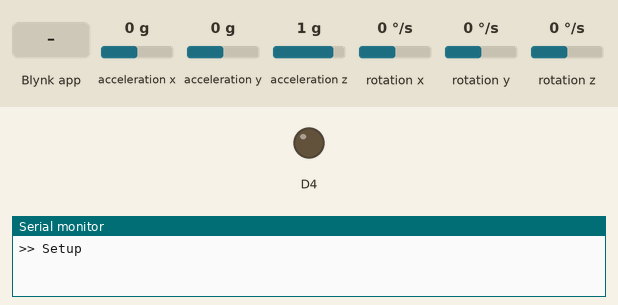
Simulated run of this sketch. Board: ESP8266 (NodeMCU). Shown: output pins drawn as LEDs (lit = HIGH), the last lines printed to the serial monitor. Dashed ring = blinking. Inputs (shaded band) come from the test bench; at power-on: acceleration x 0 g, acceleration y 0 g, acceleration z 1 g, rotation x 0 °/s, rotation y 0 °/s, rotation z 0 °/s. WiFi joins after 1.5 s; servers stay silent unless stated.

Above: at 0.1 s.
At 3.3 s:
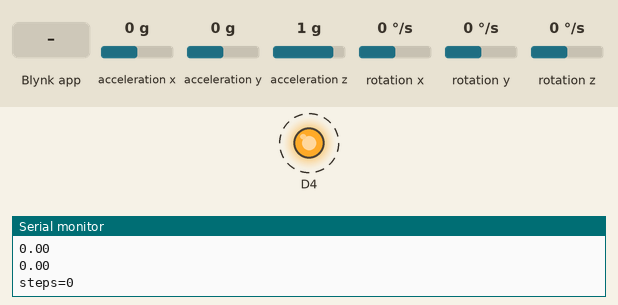
3.4 s: Blynk app writes 1 to V2
6.4 s: Blynk app writes 1 to V3
9.4 s: Blynk app writes 1 to V4
Timing chart, 0 to 18.4 s (numbered marks = the images above; inputs shaded):
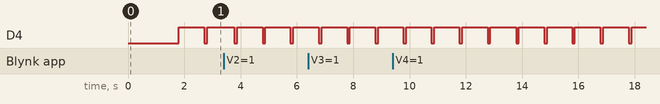

Measured:
- by itself, D4: alternates HIGH for 0.90 s and LOW for 0.10 s

The sketch:

PedoRama.ino
```cpp
/*IMPORTS*/
#include <BlynkSimpleEsp8266.h>
#include <jled.h>
#include <Wire.h>
#include <MPU6050.h>
#include <TimeAlarms.h>

/*CONSTS*/
#define BLYNK_PRINT Serial

/*SETUP*/
// WIFI
char auth[] = "faa3a3fc41bd4c2f90dfd9b7ffbfd3b8";
char ssid[] = "dexbie-ap";
char pass[] = "8hq8xba9";
bool isFirstConnect = true;

// accel
MPU6050 mpu;
int SCL_PIN=D6;
int SDA_PIN=D5;

// led
JLed led = JLed(D4);

// program
int state = 6;
float stateValue[6] = {0.0, 0.0, 0.0, 0.0, 0.0, 0.0};

void setup() {
  Serial.begin(9600);
  Serial.println(">> Setup");
  Blynk.begin(auth, ssid, pass);
  homeScreen();
  accelSetup();
  calibrate();
  Alarm.timerOnce(1, pedometerLoop);
  Serial.println(">> End of setup");
  Blynk.virtualWrite(V1, "done!");
}

void homeScreen() {
  Blynk.virtualWrite(V0, "PedoRama");
  Blynk.virtualWrite(V1, "wait...");
  programStatus();
}

void accelSetup() {
  while(!mpu.beginSoftwareI2C(SCL_PIN,SDA_PIN,MPU6050_SCALE_2000DPS, MPU6050_RANGE_2G)) {
    Serial.println("Could not find a valid MPU6050 sensor, check wiring!");
    delay(500);
  }
}

void programStatus() {
  Blynk.notify("PedoRama iniciado!");
  led.Blink(900, 100).Forever().Update();
}

BLYNK_CONNECTED() {
  Serial.println(">> Connected");
  if (isFirstConnect) {
    Blynk.syncAll();
    isFirstConnect = false;
  }
}

BLYNK_WRITE(V2) {
  int pinData = param.asInt();
  changeMode(pinData);
}

BLYNK_WRITE(V3) {
  int pinData = param.asInt();
  Serial.print("Height: ");
  Serial.println(pinData);
  stateValue[4] = pinData;
}

BLYNK_WRITE(V4) {
  int pinData = param.asInt();
  Serial.print("Weight: ");
  Serial.println(pinData);
  stateValue[5] = pinData;
}

void loop() {
  led.Update();
  Blynk.run();
  Alarm.delay(100);
}
/*END OF SETUP*/

/*BLYNK FUNCTIONS*/
void changeMode(int pinData) {
  if (pinData == 1) {
    Serial.println("Pressed Modo:");
    state++;
    if (state > 5) {
      state = 0;
    }
    Serial.println(state);
    changeView();
  }
}

void changeView() {
  char statesName[6][16] = {"Steps", "Distance (m)", "Calories (Kcal)", "Speed (m/s)", "Height (cm)", "Weight (Kg)"};
  Blynk.virtualWrite(V0, statesName[state]);
  showData(state);
}

void showData(int thisState) {
  if (state == thisState) {
    Blynk.virtualWrite(V1, stateValue[state]);
  }
}

/*END OF BLYNK FUNCTIONS*/

/*PEDOMETER FUNCTIONS*/
float threshhold=50.0;

// valores da calibracao
float xval[50]={0};
float yval[50]={0};
float zval[50]={0};

// medias
float xavg;
float yavg;
float zavg;
int steps, flag = 0;

void pedometerLoop() {
  Serial.println(">> Loop");
  float totvect[50]={0}; // vetor de aceleracao
  float totave[50]={0}; // vetor de medias

  // aceleracoes no espaco de 50 interacoes
  float xaccl[50]={0};
  float yaccl[50]={0};
  float zaccl[50]={0};

  int loopSteps = 0;

  for (int i=0;i<50;i++) {
    Vector normAccel = mpu.readNormalizeAccel();
    xaccl[i]=float(normAccel.XAxis);

    yaccl[i]=float(normAccel.YAxis);

    zaccl[i]=float(normAccel.ZAxis);


    // calculo de min e max de cada eixo
    totvect[i] = sqrt(((xaccl[i]-xavg) * (xaccl[i]-xavg)) + ((yaccl[i] - yavg) * (yaccl[i] - yavg)) + ((zval[i] - zavg)* (zval[i] - zavg)));

    // calculo do comprimento do passo
    totave[i] = (totvect[i] + totvect[i-1]) / 2 ;

    Serial.println(totave[i]);

    //cal steps
    if (totave[i]>threshhold && flag==0) {
      //steps=steps+1;
      loopSteps += 1;
      flag=1;
    }

    if (totave[i] <threshhold  && flag==1) {
      flag=0;
    }

  }

  steps += loopSteps;
  Serial.println('\n');
  Serial.print("steps=");
  Serial.println(steps);

  float userStepWidth = stepWidth(loopSteps, stateValue[4]); // calcula a largura do passo
  float nowDistance = calcNowDistance(loopSteps, userStepWidth);
  float speed = calcSpeed(nowDistance);
  float calories = calcCalories(speed, stateValue[5]);

  attInstantData(nowDistance, speed, calories);

  Alarm.timerOnce(2, pedometerLoop);

}

void attInstantData(float distance, float speed, float calories) {
  stateValue[0] = steps;
  showData(0);

  stateValue[1] += distance;
  showData(1);

  stateValue[3] = speed;
  showData(3);

  stateValue[2] += calories;
  showData(2);

}

// Construir o filtro
void calibrate() {
  Serial.println(">> Calibrnado....");
  float sum=0;
  float sum1=0;
  float sum2=0;
  Vector normAccel = mpu.readNormalizeAccel();

  // soma os valores do pino e seta no array
  for (int i=0;i<50;i++) {
    xval[i] = float(normAccel.XAxis);
    sum=xval[i]+sum;
  }
  xavg=sum/50.0;
  Serial.println(xavg);
  delay(100);


  for (int j=0;j<50;j++) {
    yval[j]=float(normAccel.YAxis);
    sum1=yval[j]+sum1;
  }
  yavg=sum1/50.0;
  Serial.println(yavg);
  delay(100);

  for (int k=0;k<50;k++) {
    zval[k]=float(normAccel.ZAxis);
    sum2=zval[k]+sum2;
  }
  zavg=sum2/50.0;
  Serial.println(zavg);
  delay(100);

  Serial.println(">> Calibrado!");
}

// userHeight - m
float stepWidth(float numStep, int userIntHeight) {
  float userHeight = userIntHeight / 100;
  float userStepWidth = 0;
  if(numStep == 0 || numStep > 2) {
    userStepWidth = userHeight / 5;
  }
  if(numStep == 2 || numStep < 3) {
    userStepWidth = userHeight / 4;
  }
  if(numStep == 3 || numStep < 4) {
    userStepWidth = userHeight / 3;
  }
  if(numStep == 4 || numStep < 5) {
    userStepWidth = userHeight/2;
  }
  if(numStep == 6 || numStep < 8) {
    userStepWidth = userHeight;
  }
  if(numStep >= 8) {
    userStepWidth = userHeight * 1.2;
  }
  return userStepWidth; // m
}

float calcNowDistance(int numStep,float userStepWidth){
  float distance = numStep * userStepWidth;
  return distance;
}

float calcSpeed(float distance){
  float speed = distance / 2;
  return speed;
}

float calcCalories(float speed, float userWeight) {
  if (speed == 0) {
    return 1 * userWeight / 1800;
  } else {
    return speed * userWeight / 400;
  }
}

/*END OF PEDOMETER FUNCTIONS*/
```
